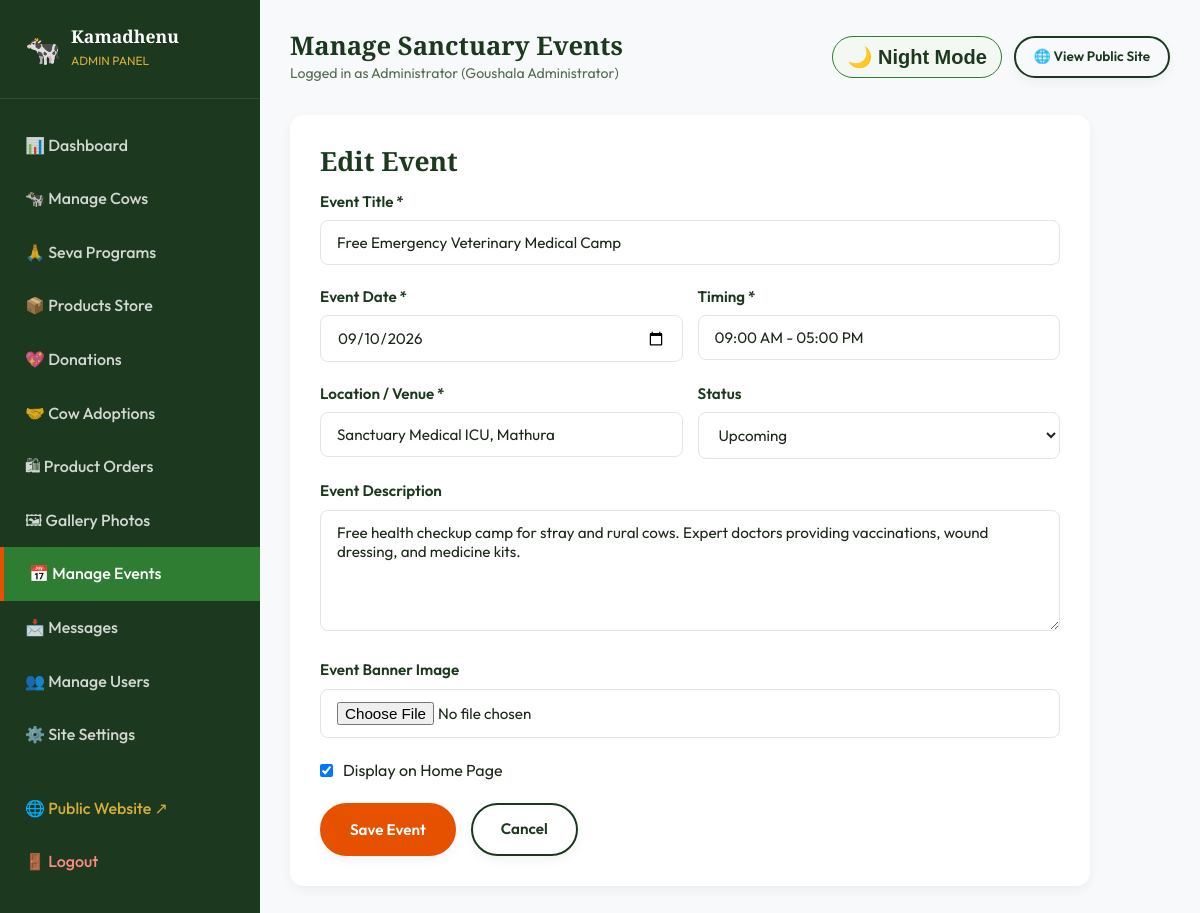
/admin/events.php?action=edit&id=2 (signed in), run on the app's committed database.
### tables this page shows
CREATE TABLE IF NOT EXISTS `events` (
  `id` INT AUTO_INCREMENT PRIMARY KEY,
  `title` VARCHAR(200) NOT NULL,
  `slug` VARCHAR(200) NOT NULL UNIQUE,
  `event_date` DATE NOT NULL,
  `event_time` VARCHAR(50) NOT NULL DEFAULT '09:00 AM - 01:00 PM',
  `location` VARCHAR(200) NOT NULL DEFAULT 'Kamadhenu Dham, Vrindavan',
  `description` TEXT NOT NULL,
  `image` VARCHAR(255) DEFAULT 'images/events/event-default.jpg',
  `is_featured` TINYINT(1) DEFAULT 1,
  `status` ENUM('Upcoming', 'Ongoing', 'Completed') DEFAULT 'Upcoming',
  `created_at` TIMESTAMP DEFAULT CURRENT_TIMESTAMP,
  `updated_at` TIMESTAMP DEFAULT CURRENT_TIMESTAMP ON UPDATE CURRENT_TIMESTAMP
);

### admin/events.php (the view, shortened to what this page needs)
<?php
require_once __DIR__ . '/header_sidebar.php';
$action = $_GET['action'] ?? 'list';
$editId = (int)($_GET['id'] ?? 0);
$editEvent = null;
if ($action === 'edit' && $editId > 0) {
    $stmt = $pdo->prepare("SELECT * FROM events WHERE id = ?");
    $stmt->execute([$editId]);
    $editEvent = $stmt->fetch();
}
$eventsList = $pdo->query("SELECT * FROM events ORDER BY event_date ASC")->fetchAll();
?>
<?php if ($action === 'add' || $action === 'edit'): ?>
  <div style="background:white; padding:30px; border-radius:var(--radius-md); box-shadow:var(--shadow-sm); max-width:800px;">
    <h3><?= $action === 'edit' ? 'Edit Event' : 'Create New Event' ?></h3>
    <form method="POST" action="events.php?action=<?= $action ?>&id=<?= $editId ?>" enctype="multipart/form-data">
      <div class="form-group">
        <label class="form-label">Event Title *</label>
        <input type="text" name="title" class="form-control" value="<?= htmlspecialchars($editEvent['title'] ?? '') ?>" required placeholder="e.g. Gopashtami Mahotsav & Cow Pooja">
      </div>
      <div class="form-row">
        <div class="form-group">
          <label class="form-label">Event Date *</label>
          <input type="date" name="event_date" class="form-control" value="<?= htmlspecialchars($editEvent['event_date'] ?? date('Y-m-d')) ?>" required>
        </div>
        <div class="form-group">
          <label class="form-label">Timing *</label>
          <input type="text" name="event_time" class="form-control" value="<?= htmlspecialchars($editEvent['event_time'] ?? '09:00 AM - 01:00 PM') ?>" required>
        </div>
      </div>
      <div class="form-row">
        <div class="form-group">
          <label class="form-label">Location / Venue *</label>
          <input type="text" name="location" class="form-control" value="<?= htmlspecialchars($editEvent['location'] ?? 'Kamadhenu Dham, Vrindavan') ?>" required>
        </div>
        <div class="form-group">
          <label class="form-label">Status</label>
          <select name="status" class="form-control">
            <option value="Upcoming" <?= ($editEvent['status'] ?? '') === 'Upcoming' ? 'selected' : '' ?>>Upcoming</option>
          </select>
        </div>
      </div>
      <div class="form-group">
        <label class="form-label">Event Description</label>
        <textarea name="description" class="form-control" rows="5" required><?= htmlspecialchars($editEvent['description'] ?? '') ?></textarea>
      </div>
      <div class="form-group">
        <label class="form-label">Event Banner Image</label>
        <input type="file" name="image" class="form-control">
      </div>
      <div class="form-group" style="display:flex; align-items:center; gap:10px;">
        <input type="checkbox" name="is_featured" value="1" id="efeat" <?= !isset($editEvent) || $editEvent['is_featured'] ? 'checked' : '' ?>>
        <label for="efeat">Display on Home Page</label>
      </div>
      <div style="display:flex; gap:15px;">
        <button type="submit" class="btn btn-primary">Save Event</button>
        <a href="events.php" class="btn btn-outline">Cancel</a>
      </div>
    </form>
  </div>
<?php endif; ?>
</main>
</div>
</body>
</html>

### css/style.css (style rules this page uses)
:root { --primary-dark: #1C381E; --primary-green: #2E7D32; --accent-orange: #E65100; --accent-gold: #D4AF37; --bg-cream: #FFFFFF; --bg-light-green: #F4F8F3; --bg-white: #FFFFFF; --text-dark: #1C2819; --text-muted: #556B52; --border-light: #E0E7DE; --shadow-sm: 0 4px 12px rgba(0, 0, 0, 0.05); --shadow-md: 0 8px 24px rgba(0, 0, 0, 0.08); --shadow-lg: 0 16px 40px rgba(0, 0, 0, 0.12); --radius-sm: 8px; --radius-md: 14px; --radius-lg: 24px; --transition-fast: all 0.25s ease-in-out; --transition-normal: all 0.35s cubic-bezier(0.16, 1, 0.3, 1); --font-heading: 'Playfair Display', serif; --font-body: 'Outfit', sans-serif; }
*, *::before, *::after { box-sizing: border-box; margin: 0; padding: 0; }
html { scroll-behavior: smooth; font-size: 16px; }
body { font-family: var(--font-body); background-color: var(--bg-cream); color: var(--text-dark); line-height: 1.6; min-height: 100vh; display: flex; flex-direction: column; }
a { color: var(--primary-green); text-decoration: none; transition: var(--transition-fast); }
h1, h2, h3, h4, h5, h6 { font-family: var(--font-heading); color: var(--primary-dark); line-height: 1.25; margin-bottom: 0.75rem; }
h3 { font-size: 1.65rem; font-weight: 600; }
.btn { display: inline-flex; align-items: center; justify-content: center; gap: 8px; padding: 12px 28px; font-family: var(--font-body); font-size: 0.95rem; font-weight: 600; border-radius: 50px; border: 2px solid transparent; cursor: pointer; transition: var(--transition-normal); text-align: center; box-shadow: var(--shadow-sm); }
.btn-primary { background-color: var(--accent-orange); color: var(--bg-white); border-color: var(--accent-orange); }
.btn-outline { background-color: transparent; color: var(--primary-dark); border-color: var(--primary-dark); }
.form-group { margin-bottom: 20px; }
.form-label { display: block; font-weight: 600; margin-bottom: 6px; color: var(--primary-dark); font-size: 0.95rem; }
.form-control { width: 100%; padding: 12px 16px; font-family: var(--font-body); font-size: 0.95rem; border: 1px solid var(--border-light); border-radius: var(--radius-sm); background-color: var(--bg-cream); color: var(--text-dark); transition: var(--transition-fast); }
.form-row { display: flex; gap: 15px; }
.form-row .form-group { flex: 1; }

### data on the page
events: title "Free Emergency Veterinary Medical Camp", event_date "09/10/2026", event_time "09:00 AM - 05:00 PM", location "Sanctuary Medical ICU, Mathura", status "Upcoming", description "Free health checkup camp for stray and rural cows. Expert doctors providing vaccinations, wound dressing, and medicine kits.", is_featured "☑"

### other printed values
$adminPageTitle "Manage Sanctuary Events"
$_SESSION['user_name'] "Goushala Administrator"
